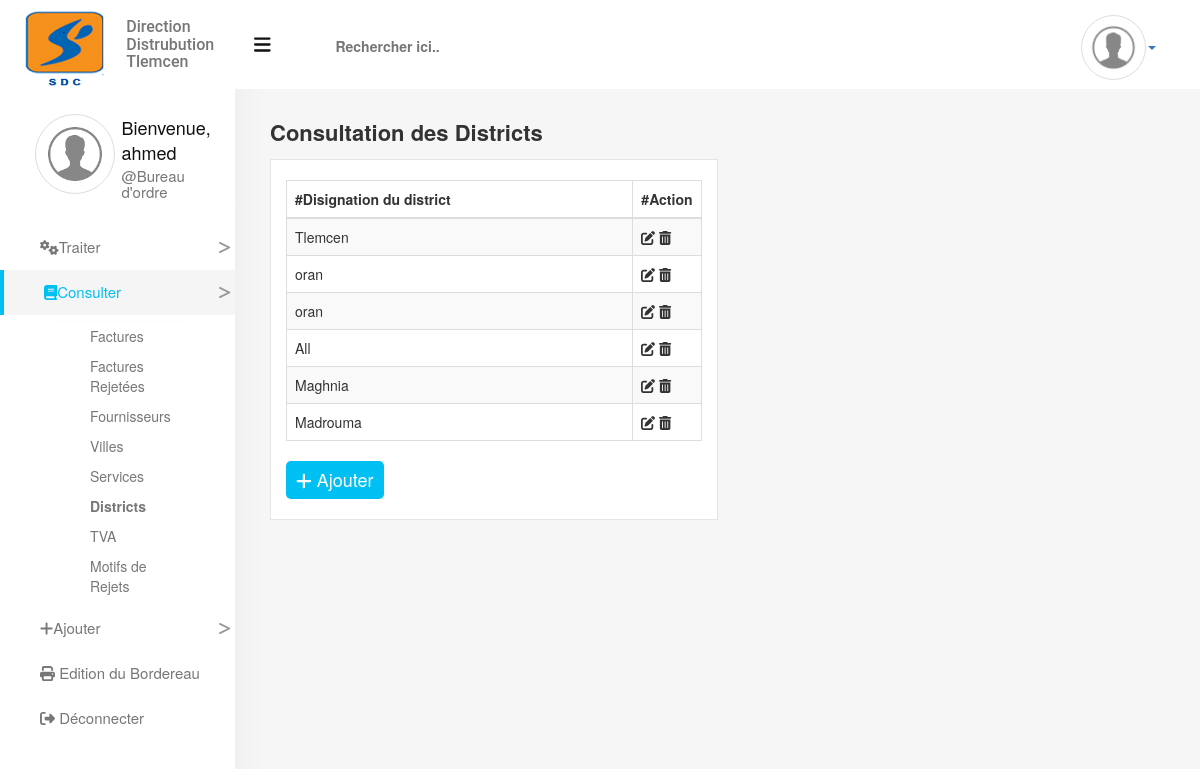
The page /district_consulting (signed in) on the database its author committed.
### billingManager/models.py (models this page shows, shortened)
class District(models.Model):
    district_id = models.AutoField(primary_key=True)
    district_designation = models.CharField(max_length=50, verbose_name="Designation du district")

### billingManager/templates/districtConsulting.html (shortened to what this page needs)
{% extends 'baseForm.html' %}
{% load static %}
{% block the_form %}
{% load django_bootstrap_breadcrumbs %}
<div class="row">
    <div class="col-xs-6">
        <h2>Consultation des Districts</h2>
    </div>
    <div class="col-xs-6">
    </div>
</div>
<div class="direct-content col-xs-12 col-md-6">
    <table class="table table-hover table-striped table-bordered" id="district-table">
      <thead>
        <tr>
          <th scope="col" width="85%">#Disignation du district</th>
          <th scope="col" width="15%">#Action</th>
        </tr>
      </thead>
      <tbody>
      {% include 'includes/partial_district_list.html' %}
      </tbody>
    </table>
    <a href="{% url "create_district" %}"><button class="submit-btn"><i class="fa fa-plus"></i> Ajouter</button></a>
</div>
{% endblock %}

### billingManager/templates/aside-menu/bureau_ordre.html (shortened to what this page needs)
{% load static %}
<aside>
  <div class="row text-center">
      <div class="col-xs-5 profile-image">
        <img src="{% static 'images/index.png' %}" alt="profile-image" class="img-responsive img-thumbnail">
      </div>
      <div class="col-xs-7">
        <div class="profile-information">
          <h2>Bienvenue,</h2>
          <h2>{{ user }}</h2>
          <h3>@Bureau d'ordre</h3>
        </div>
      </div>
      <div class="link col-xs-12">
        <ul class="list-unstyled">
            <li class="item item-dropdown"><i class="fa fa-cogs"></i>Traiter<i class="fa fa-less-than"></i></li>
                    <a href="{% url 'bill_consulting_opened' %}"><li {% url 'bill_consulting_opened' as url %}
                    {% if request.path == url%} class='sub-selected' {% endif %}>Facture en Cours</li></a>
            <li class="item item-dropdown"><i class="fa fa-book"></i>Consulter<i class="fa fa-less-than"></i></li>
            <li class="info">
                <ul class="list-unstyled">
                    <a href="{% url 'bill_consulting_closed' %}"><li {% url 'bill_consulting_closed' as url %}
                    {% if request.path == url%} class='sub-selected' {% endif %}>Factures</li></a>
                    <a href="{% url 'bill_consulting_rejected_BO' %}"><li {% url 'bill_consulting_rejected_BO' as url %}
                    {% if request.path == url%} class='sub-selected' {% endif %}>Factures Rejetées</li></a>
                    <a href="{% url 'provider_consulting' %}"><li {% url 'provider_consulting' as url %}
                    {% if request.path == url%} class='sub-selected' {% endif %}>Fournisseurs</li></a>
                    <a href="{% url 'town_consulting' %}"><li {% url 'town_consulting' as url %}
                    {% if request.path == url%} class='sub-selected' {% endif %}>Villes</li></a>
                    <a href="{% url 'service_consulting' %}"><li {% url 'service_consulting' as url %}
                    {% if request.path == url%} class='sub-selected' {% endif %}>Services</li></a>
                    <a href="{% url 'district_consulting' %}"><li {% url 'district_consulting' as url %}
                    {% if request.path == url%} class='sub-selected' {% endif %}>Districts</li></a>
                    <a href="{% url 'tva_consulting' %}"><li {% url 'tva_consulting' as url %}
                    {% if request.path == url%} class='sub-selected' {% endif %}>TVA</li></a>
                    <a href="{% url 'reasons_consulting' %}"><li {% url 'reasons_consulting' as url %}
                    {% if request.path == url%} class='sub-selected' {% endif %}>Motifs de Rejets</li></a>
                </ul>
            </li>
            <li class="item item-dropdown"><i class="fa fa-plus"></i>Ajouter<i class="fa fa-less-than"></i></li>
                    <a href="{% url 'create_bill' %}"><li {% url 'create_bill' as url %}
                    {% if request.path == url%} class='sub-selected' {% endif %}>Facture</li></a>
                    <a href="{% url 'create_provider' %}"><li {% url 'create_provider' as url %}
                    {% if request.path == url%} class='sub-selected' {% endif %}>Fournisseur</li></a>
                    <a href="{% url 'create_town' %}"><li {% url 'create_town' as url %}
                    {% if request.path == url%} class='sub-selected' {% endif %}>Ville</li></a>
                    <a href="{% url 'create_service' %}"><li {% url 'create_service' as url %}
                    {% if request.path == url%} class='sub-selected' {% endif %}>Service</li></a>
                    <a href="{% url 'create_district' %}"><li {% url 'create_district' as url %}
                    {% if request.path == url%} class='sub-selected' {% endif %}>District</li></a>
                    <a href="{% url 'create_tva' %}"><li {% url 'create_tva' as url %}
                    {% if request.path == url%} class='sub-selected' {% endif %}>TVA</li></a>
                    <a href="{% url 'create_r_r' %}"><li {% url 'create_r_r' as url %}
                    {% if request.path == url%} class='sub-selected' {% endif %}>Motifs de Rejets</li></a>
            <a href="{% url 'slip_edit' %}"><li  {% url 'slip_edit' as url %}
                    {% if request.path == url%} class='item selected' {% endif %} class="item"><i class="fa fa-print"></i> Edition du Bordereau</li></a>
            <a href="{% url 'logout' %}"><li class="item"><i class="fa fa-sign-out-alt"></i> Déconnecter</li></a>
        </ul>
      </div>
    </div>
</aside>

### billingManager/templates/includes/partial_district_list.html
{% for district in object_list %}
    <tr>
        <td>
            {{ district.district_designation }}
        </td>
        <td>
            <button type="button" data-url="{% url 'district_update' pk=district.district_id %}" class="js-update-district"><i class="fa fa-edit"></i></button>
            <button data-url="{% url 'district_delete' pk=district.district_id %}" class="js-delete-district"><i class="fa fa-trash-alt"></i></button>
        </td>
    </tr>
{% endfor%}

### billingManager/static/css/base.css (style rules this page uses)
aside { position: fixed; top: 0; text-align: center; width: 20%; background-color: #fff; height: 100%; padding: 2% 0; z-index: 999; box-shadow: 0px 1px 35px rgba(0, 0, 0, 0.05); }
aside .profile-image img { margin-top: 90px; margin-left: 35px; height: 80px; width: 80px; border-radius: 50%; }
aside .profile-information { margin-top: 100px; }
aside .profile-information h2 { font-size: 18px; text-align: left; margin-bottom: -15px; color: #111; }
aside .profile-information h3 { color: #777; text-align: left; font-size: 15px; margin-bottom: -15px; }
aside .link { position: relative; }
aside .link ul { padding-top: 20px; border-top: 1px solid #dcdcdc1a; margin-top: 10px; text-align: left; color: #000; }
aside .link ul .item { font-size: 15px; line-height: 5px; padding: 15px 5px 15px 40px; color: #777; position: relative; cursor: pointer; -webkit-transition: all 0.2s ease-in-out; -moz-transition: all 0.2s ease-in-out; -o-transition: all 0.2s ease-in-out; -ms-transition: all 0.2s ease-in-out; transition: all 0.2s ease-in-out; }
aside .link ul .item .fa-less-than { position: absolute; right: 5px; color: #999; -webkit-transform: rotate(180deg); -moz-transform: rotate(180deg); -o-transform: rotate(180deg); -ms-transform: rotate(180deg); transform: rotate(180deg); }
aside .link ul .info { padding: 5px 50px; display: none; }
aside .link ul .info ul { margin-top: 0; padding-top: 0; }
aside .link ul .info ul li { padding: 5px 0 5px 40px; color: #777777; -webkit-transition: all 0.2s ease-in-out; -moz-transition: all 0.2s ease-in-out; -o-transition: all 0.2s ease-in-out; -ms-transition: all 0.2s ease-in-out; transition: all 0.2s ease-in-out; }
aside .link ul a { text-decoration: none; color: #777; }
aside .link ul .selected { border-left: 4px solid #00bff3; background-color: #f5f5f5 !important; color: #00bff3 !important; }
@media (max-width: 1200px) { aside { width: 235px; } }
@media (max-width: 1200px) { aside .profile-information { margin-top: 94px; margin-left: 11px; } }
.submit-btn { background-color: #00bff3 !important; padding: 0.625rem 1rem; color: #fff; font-size: 18px; -webkit-transition: all 0.2s ease-in-out; -moz-transition: all 0.2s ease-in-out; -o-transition: all 0.2s ease-in-out; -ms-transition: all 0.2s ease-in-out; transition: all 0.2s ease-in-out; -webkit-border-radius: 5px; -moz-border-radius: 5px; -o-border-radius: 5px; -ms-border-radius: 5px; border-radius: 5px; border: none; }
* { -ms-box-sizing: border-box; -moz-box-sizing: border-box; -webkit-box-sizing: border-box; box-sizing: border-box; margin: 0; padding: 0; border: 0; }
body { background-color: #f6f6f6; height: 100%; margin: 0; position: relative; }
body .content h2 { font-weight: bold; font-size: 22px; margin-top: 5px !important; }
body .direct-content { margin-top: 5px; background-color: #fff !important; padding: 2rem 1.5rem 2rem 1.5rem; border: 1px solid rgba(204, 204, 204, 0.5); }
body table thead th { font-weight: bold; }
body table tbody tr { -webkit-transition: all 0.5s ease-in-out; -moz-transition: all 0.5s ease-in-out; -o-transition: all 0.5s ease-in-out; -ms-transition: all 0.5s ease-in-out; transition: all 0.5s ease-in-out; }
body table tbody tr button { border: none; background-color: transparent; }
body ul, body ol { list-style: none; padding-left: 0; padding-right: 0; }
body a { text-decoration: none; }

### rows shown on the page
District: district_designation "Tlemcen"
District: district_designation "oran"
District: district_designation "oran"
District: district_designation "All"
District: district_designation "Maghnia"
District: district_designation "Madrouma"

### other values the page prints
{{ user }} "ahmed"
